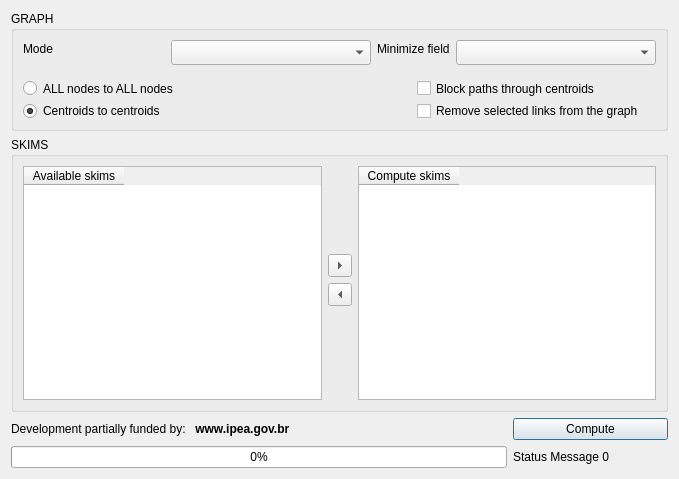
<?xml version="1.0" encoding="UTF-8"?>
<ui version="4.0">
 <class>Impedance_Matrix</class>
 <widget class="QDialog" name="Impedance_Matrix">
  <property name="windowModality">
   <enum>Qt::NonModal</enum>
  </property>
  <property name="geometry">
   <rect>
    <x>0</x>
    <y>0</y>
    <width>661</width>
    <height>479</height>
   </rect>
  </property>
  <property name="maximumSize">
   <size>
    <width>627000</width>
    <height>372000</height>
   </size>
  </property>
  <property name="windowTitle">
   <string>AequilibraE - Impedance matrix toolbox</string>
  </property>
  <property name="modal">
   <bool>false</bool>
  </property>
  <layout class="QGridLayout" name="gridLayout">
   <item row="3" column="0" colspan="3">
    <widget class="QProgressBar" name="progressbar">
     <property name="enabled">
      <bool>true</bool>
     </property>
     <property name="palette">
      <palette>
       <active>
        <colorrole role="Highlight">
         <brush brushstyle="SolidPattern">
          <color alpha="255">
           <red>0</red>
           <green>170</green>
           <blue>0</blue>
          </color>
         </brush>
        </colorrole>
       </active>
       <inactive>
        <colorrole role="Highlight">
         <brush brushstyle="SolidPattern">
          <color alpha="255">
           <red>240</red>
           <green>240</green>
           <blue>240</blue>
          </color>
         </brush>
        </colorrole>
       </inactive>
       <disabled>
        <colorrole role="Highlight">
         <brush brushstyle="SolidPattern">
          <color alpha="255">
           <red>51</red>
           <green>153</green>
           <blue>255</blue>
          </color>
         </brush>
        </colorrole>
       </disabled>
      </palette>
     </property>
     <property name="value">
      <number>0</number>
     </property>
     <property name="textVisible">
      <bool>true</bool>
     </property>
    </widget>
   </item>
   <item row="2" column="3">
    <widget class="QPushButton" name="do_dist_matrix">
     <property name="text">
      <string>Compute</string>
     </property>
    </widget>
   </item>
   <item row="2" column="0">
    <widget class="QLabel" name="funding1">
     <property name="font">
      <font>
       <pointsize>9</pointsize>
      </font>
     </property>
     <property name="text">
      <string>Development partially funded by:</string>
     </property>
    </widget>
   </item>
   <item row="3" column="3">
    <widget class="QLabel" name="progress_label">
     <property name="font">
      <font>
       <pointsize>9</pointsize>
      </font>
     </property>
     <property name="text">
      <string>Status Message 0</string>
     </property>
    </widget>
   </item>
   <item row="2" column="1">
    <widget class="QLabel" name="funding2">
     <property name="font">
      <font>
       <pointsize>9</pointsize>
       <weight>75</weight>
       <bold>true</bold>
      </font>
     </property>
     <property name="text">
      <string> www.ipea.gov.br</string>
     </property>
     <property name="textFormat">
      <enum>Qt::PlainText</enum>
     </property>
    </widget>
   </item>
   <item row="0" column="0" colspan="4">
    <widget class="QGroupBox" name="groupBox">
     <property name="sizePolicy">
      <sizepolicy hsizetype="Preferred" vsizetype="Expanding">
       <horstretch>0</horstretch>
       <verstretch>0</verstretch>
      </sizepolicy>
     </property>
     <property name="minimumSize">
      <size>
       <width>0</width>
       <height>100</height>
      </size>
     </property>
     <property name="maximumSize">
      <size>
       <width>16777215</width>
       <height>120</height>
      </size>
     </property>
     <property name="title">
      <string>GRAPH</string>
     </property>
     <layout class="QGridLayout" name="gridLayout_3">
      <item row="2" column="5" colspan="2">
       <widget class="QCheckBox" name="block_paths">
        <property name="text">
         <string>Block paths through centroids</string>
        </property>
       </widget>
      </item>
      <item row="3" column="0">
       <widget class="QRadioButton" name="rdo_centroids_only">
        <property name="text">
         <string>Centroids to centroids</string>
        </property>
        <property name="checked">
         <bool>true</bool>
        </property>
       </widget>
      </item>
      <item row="3" column="5" colspan="2">
       <widget class="QCheckBox" name="chb_chosen_links">
        <property name="text">
         <string>Remove selected links from the graph</string>
        </property>
       </widget>
      </item>
      <item row="0" column="0">
       <widget class="QLabel" name="progress_label_7">
        <property name="font">
         <font>
          <pointsize>9</pointsize>
         </font>
        </property>
        <property name="text">
         <string>Mode</string>
        </property>
       </widget>
      </item>
      <item row="0" column="3">
       <spacer name="horizontalSpacer">
        <property name="orientation">
         <enum>Qt::Horizontal</enum>
        </property>
        <property name="sizeHint" stdset="0">
         <size>
          <width>56</width>
          <height>20</height>
         </size>
        </property>
       </spacer>
      </item>
      <item row="0" column="4" colspan="2">
       <widget class="QLabel" name="progress_label_2">
        <property name="font">
         <font>
          <pointsize>9</pointsize>
         </font>
        </property>
        <property name="text">
         <string>Minimize field</string>
        </property>
       </widget>
      </item>
      <item row="0" column="1" colspan="2">
       <widget class="QComboBox" name="cb_modes">
        <property name="minimumSize">
         <size>
          <width>200</width>
          <height>25</height>
         </size>
        </property>
        <property name="font">
         <font>
          <weight>75</weight>
          <italic>true</italic>
          <bold>true</bold>
         </font>
        </property>
       </widget>
      </item>
      <item row="0" column="6">
       <widget class="QComboBox" name="cb_minimizing">
        <property name="minimumSize">
         <size>
          <width>200</width>
          <height>25</height>
         </size>
        </property>
       </widget>
      </item>
      <item row="2" column="0" colspan="2">
       <widget class="QRadioButton" name="rdo_all_nodes">
        <property name="text">
         <string>ALL nodes to ALL nodes</string>
        </property>
       </widget>
      </item>
      <item row="1" column="4" colspan="2">
       <spacer name="verticalSpacer_4">
        <property name="orientation">
         <enum>Qt::Vertical</enum>
        </property>
        <property name="sizeType">
         <enum>QSizePolicy::Fixed</enum>
        </property>
        <property name="sizeHint" stdset="0">
         <size>
          <width>20</width>
          <height>40</height>
         </size>
        </property>
       </spacer>
      </item>
     </layout>
    </widget>
   </item>
   <item row="1" column="0" colspan="4">
    <widget class="QGroupBox" name="groupBox_2">
     <property name="title">
      <string>SKIMS</string>
     </property>
     <layout class="QGridLayout" name="gridLayout_2">
      <item row="0" column="0" rowspan="7">
       <widget class="QTableWidget" name="available_skims_table">
        <property name="accessibleName">
         <string>&lt;html&gt;&lt;head/&gt;&lt;body&gt;&lt;p&gt;xcxc&lt;/p&gt;&lt;/body&gt;&lt;/html&gt;</string>
        </property>
        <property name="selectionMode">
         <enum>QAbstractItemView::SingleSelection</enum>
        </property>
        <property name="selectionBehavior">
         <enum>QAbstractItemView::SelectRows</enum>
        </property>
        <property name="rowCount">
         <number>0</number>
        </property>
        <property name="columnCount">
         <number>1</number>
        </property>
        <attribute name="verticalHeaderDefaultSectionSize">
         <number>27</number>
        </attribute>
        <column>
         <property name="text">
          <string>Available skims</string>
         </property>
        </column>
       </widget>
      </item>
      <item row="2" column="1">
       <widget class="QToolButton" name="but_adds_to_links">
        <property name="text">
         <string>...</string>
        </property>
        <property name="toolButtonStyle">
         <enum>Qt::ToolButtonIconOnly</enum>
        </property>
        <property name="arrowType">
         <enum>Qt::RightArrow</enum>
        </property>
       </widget>
      </item>
      <item row="1" column="1">
       <spacer name="verticalSpacer">
        <property name="orientation">
         <enum>Qt::Vertical</enum>
        </property>
        <property name="sizeHint" stdset="0">
         <size>
          <width>20</width>
          <height>40</height>
         </size>
        </property>
       </spacer>
      </item>
      <item row="4" column="1">
       <spacer name="verticalSpacer_2">
        <property name="orientation">
         <enum>Qt::Vertical</enum>
        </property>
        <property name="sizeHint" stdset="0">
         <size>
          <width>20</width>
          <height>40</height>
         </size>
        </property>
       </spacer>
      </item>
      <item row="3" column="1">
       <widget class="QToolButton" name="but_removes_from_links">
        <property name="text">
         <string>...</string>
        </property>
        <property name="toolButtonStyle">
         <enum>Qt::ToolButtonIconOnly</enum>
        </property>
        <property name="arrowType">
         <enum>Qt::LeftArrow</enum>
        </property>
       </widget>
      </item>
      <item row="0" column="2" rowspan="7">
       <widget class="QTableWidget" name="skim_list">
        <property name="accessibleName">
         <string>&lt;html&gt;&lt;head/&gt;&lt;body&gt;&lt;p&gt;xcxc&lt;/p&gt;&lt;/body&gt;&lt;/html&gt;</string>
        </property>
        <property name="selectionMode">
         <enum>QAbstractItemView::SingleSelection</enum>
        </property>
        <property name="selectionBehavior">
         <enum>QAbstractItemView::SelectRows</enum>
        </property>
        <property name="rowCount">
         <number>0</number>
        </property>
        <property name="columnCount">
         <number>1</number>
        </property>
        <attribute name="verticalHeaderDefaultSectionSize">
         <number>27</number>
        </attribute>
        <column>
         <property name="text">
          <string>Compute skims</string>
         </property>
        </column>
       </widget>
      </item>
     </layout>
    </widget>
   </item>
  </layout>
  <zorder>progressbar</zorder>
  <zorder>progress_label</zorder>
  <zorder>funding1</zorder>
  <zorder>funding2</zorder>
  <zorder>groupBox</zorder>
  <zorder>groupBox_2</zorder>
  <zorder>do_dist_matrix</zorder>
 </widget>
 <resources/>
 <connections/>
</ui>
